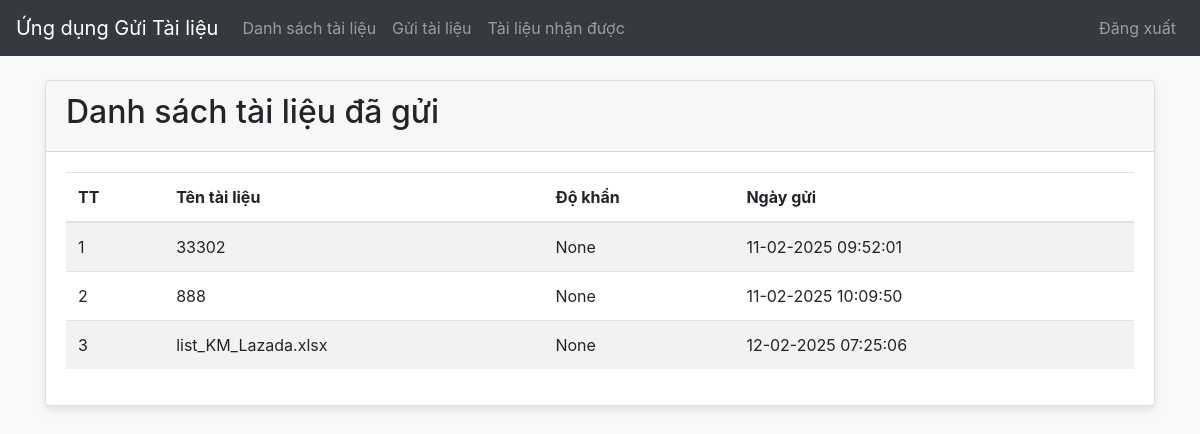
/ (signed in), run on an earlier commit of the app's database.
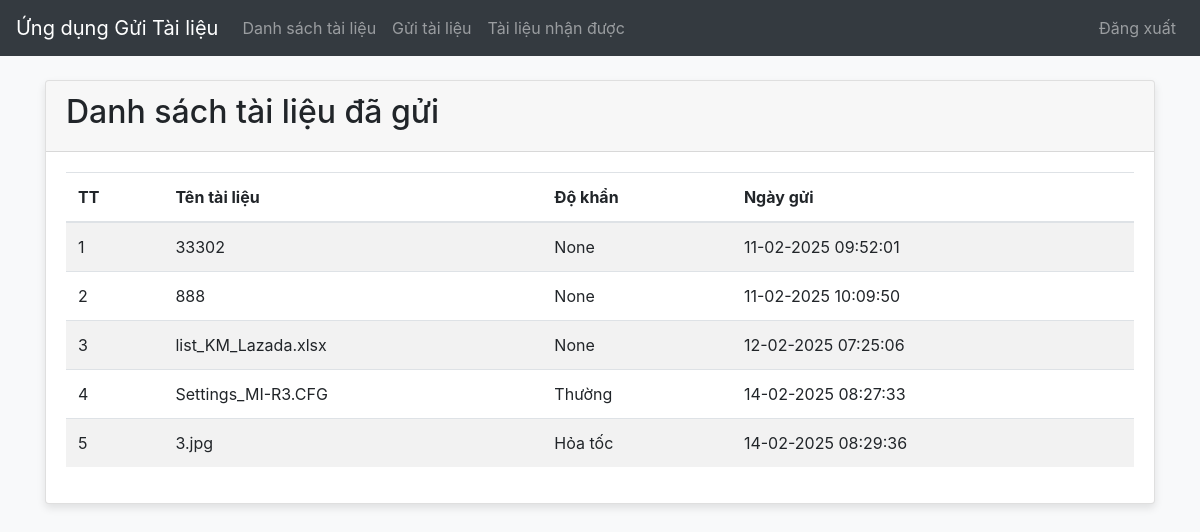
And on a later commit of the database.
### app/models.py (models this page shows)
class File(db.Model):
    id = db.Column(db.Integer, primary_key=True)
    name = db.Column(db.String(255))
    file_path = db.Column(db.String(255))
    uploaded_at = db.Column(db.DateTime, default=datetime.utcnow)
    urgency = db.Column(db.String(20))
    uploaded_by_id = db.Column(db.Integer, db.ForeignKey('user.id'))
    uploaded_by = db.relationship('User', backref='uploaded_files')

### app/routes.py (the view)
@bp.route('/')
@login_required
def file_list():
    files = File.query.filter_by(uploaded_by=current_user).all()
    return render_template('file_list.html', files=files)

### app/models.py (called while the page is built)
@login.user_loader
def load_user(id):
    return User.query.get(int(id))

### app/templates/file_list.html
{% extends 'base.html' %}
{% block content %}
<div class="card mt-4">
    <div class="card-header">
        <h2>Danh sách tài liệu đã gửi</h2>
    </div>
    <div class="card-body">
        <table class="table table-striped">
            <thead>
                <tr>
                    <th>TT</th>
                    <th>Tên tài liệu</th>
                    <th>Độ khẩn</th>
                    <th>Ngày gửi</th>
                </tr>
            </thead>
            <tbody>
                {% for file in files %}
                <tr>
                    <td>{{ loop.index }}</td>
                    <td>{{ file.name }}</td>
                    <td>{{ file.urgency }}</td>
                    <td>{{ file.uploaded_at.strftime('%d-%m-%Y %H:%M:%S') }}</td>
                </tr>
                {% endfor %}
            </tbody>
        </table>
    </div>
</div>
{% endblock %}

What changed in the data, as far as the page shows it:
added File: name "Settings_MI-R3.CFG", urgency "Thường", uploaded_at "14-02-2025 08:27:33"
added File: name "3.jpg", urgency "Hỏa tốc", uploaded_at "14-02-2025 08:29:36"
